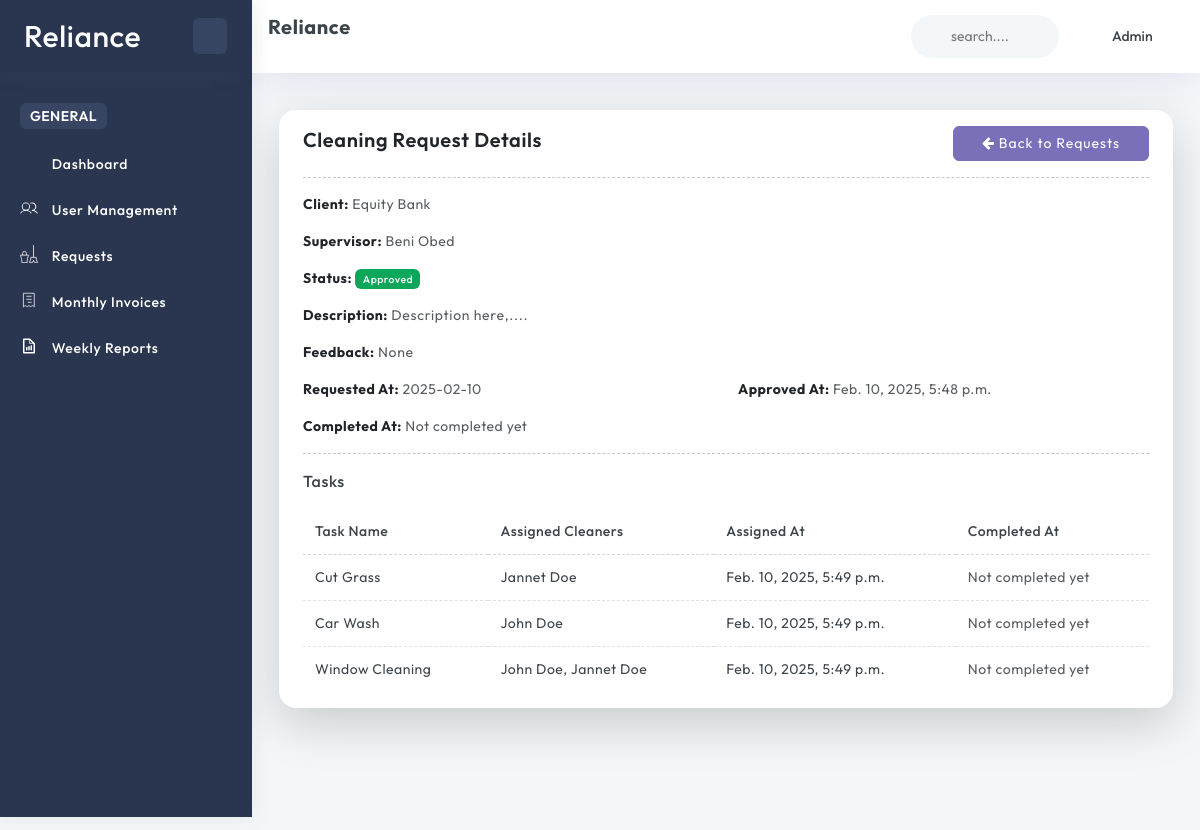
Screenshot of /cleanup-request/4/ (signed in) with the database file from the repository.
### account/models.py (models this page shows, shortened)
class User(AbstractBaseUser, PermissionsMixin):
    ROLE_CHOICES = (
        ('Admin', 'Admin'),
        ('Client', 'Client'),
        ('Supervisor', 'Supervisor'),
        ('Cleaner', 'Cleaner'),
    )
    GENDER_CHOICES = (
        ('Male', 'Male'),
        ('Female', 'Female'),
    )
    name = models.CharField(max_length=255)
    role = models.CharField(max_length=30, choices=ROLE_CHOICES)
    email = models.EmailField(unique=True, null=True, blank=True)
    phone_number = models.CharField(max_length=15, unique=True, null=True, blank=True)
    nid = models.CharField(max_length=15, unique=True, null=True, blank=True)
    dob = models.DateField(null=True, blank=True)
    profession = models.CharField(max_length=15, null=True, blank=True)
    image = ProcessedImageField(
        upload_to=user_image_path,
        processors=[ResizeToFill(720, 720)],
        format='JPEG',
        options={'quality': 90},
        null=True,
        blank=True,
    )
    gender = models.CharField(max_length=6, choices=GENDER_CHOICES, null=True, blank=True)
    slug = models.SlugField(unique=True, max_length=255, null=True, blank=True)
    address = models.TextField(null=True, blank=True)
    added_by = models.ForeignKey('self', on_delete=models.CASCADE, null=True, blank=True, related_name='added_users')
    is_active = models.BooleanField(default=True)
    is_staff = models.BooleanField(default=False)
    created_at = models.DateTimeField(default=timezone.now)
    updated_at = models.DateTimeField(auto_now=True)
    objects = CustomUserManager()
    USERNAME_FIELD = 'email'
    REQUIRED_FIELDS = ['name', 'role']

### home/models.py (models this page shows, shortened)
class CleanupRequest(models.Model):
    STATUS_CHOICES = [
        ('Pending', 'Pending'),
        ('Approved', 'Approved'),
        ('Rejected', 'Rejected'),
    ]
    client = models.ForeignKey(User, on_delete=models.CASCADE, related_name='cleanup_requests')
    supervisor = models.ForeignKey(User, on_delete=models.SET_NULL, null=True, blank=True, related_name='assigned_cleanup_requests')
    status = models.CharField(max_length=10, choices=STATUS_CHOICES, default='Pending')
    description = models.TextField()
    requested_at = models.CharField(max_length=40, null=True, blank=True)
    approved_at = models.DateTimeField(null=True, blank=True)
    completed_at = models.DateTimeField(null=True, blank=True)
    invoice = models.FileField(upload_to='invoices/', null=True, blank=True)
    feedback = models.TextField(null=True, blank=True)
    supervisor_report = models.FileField(upload_to='reports/', null=True, blank=True)
    added_by = models.ForeignKey(User, on_delete=models.CASCADE, related_name='requests_added', null=True, blank=True)
    modified_by = models.ForeignKey(User, on_delete=models.CASCADE, related_name='requests_modified', null=True, blank=True)
    delete_status = models.BooleanField(default=False)
    created_at = models.DateTimeField(default=timezone.now)
    updated_at = models.DateTimeField(auto_now=True)

class Task(models.Model):
    cleanup_request = models.ForeignKey(CleanupRequest, on_delete=models.CASCADE, related_name='tasks')
    name = models.CharField(max_length=255, null=True, blank=True)
    cleaners = models.ManyToManyField(User, related_name='tasks_assigned', blank=True)
    assigned_at = models.DateTimeField(null=True, blank=True)
    completed_at = models.DateTimeField(null=True, blank=True)
    added_by = models.ForeignKey(User, on_delete=models.CASCADE, related_name='tasks_added', null=True, blank=True)
    modified_by = models.ForeignKey(User, on_delete=models.CASCADE, related_name='tasks_modified', null=True, blank=True)
    delete_status = models.BooleanField(default=False)
    created_at = models.DateTimeField(default=timezone.now)
    updated_at = models.DateTimeField(auto_now=True)

### home/views.py (the view)
# urls.py: path('cleanup-request/<int:cleanup_request_id>/', viewCleanupRequest, name='viewCleanupRequest'),
@login_required
def viewCleanupRequest(request, cleanup_request_id):
    try:
        cleanupRequest = CleanupRequest.objects.select_related('client', 'supervisor').prefetch_related('tasks').get(id=cleanup_request_id, delete_status=False)
    except CleanupRequest.DoesNotExist:
        messages.error(request, "Cleanup request not found.")
        return redirect('cleanup:getCleanupRequests')
    if request.user.role == 'Client' and cleanupRequest.client != request.user:
        messages.error(request, "You are not authorized to view this cleanup request.")
        return redirect('base:dashboard')
    context = {
        'cleanupRequest': cleanupRequest,
        'tasks': cleanupRequest.tasks.all(),
        'logged_in_user': request.user
    }
    return render(request, 'cleanuprequest/show.html', context)

### templates/cleanuprequest/show.html (shortened to what this page needs)
{% extends 'layouts/app.html' %}
{% block content %}
<div class="container-fluid">
    <div class="row">
        <div class="col-sm-12">
            <div class="card shadow-lg mb-4">
                <div class="card-body">
                    <div class="d-flex justify-content-between align-items-center">
                        <h4 class="card-title">Cleaning Request Details</h4>
                        <a class="btn btn-primary" href="{% url 'base:getCleanupRequests' %}">
                            <i class="fa fa-arrow-left"></i> Back to Requests
                        </a>
                    </div>
                    <hr>
                    <div class="mb-3">
                        <strong>Client:</strong> <span class="text-muted">{{ cleanupRequest.client.name }}</span>
                    </div>
                    <div class="mb-3">
                        <strong>Supervisor:</strong>
                        {% if cleanupRequest.supervisor %}
                            <span class="text-muted">{{ cleanupRequest.supervisor.name }}</span>
                        {% else %}
                            <span class="text-muted text-danger">Not assigned yet</span>
                        {% endif %}
                    </div>
                    <div class="mb-3">
                        <strong>Status:</strong>
                        <span class="badge {% if cleanupRequest.status == 'Approved' %}bg-success{% elif cleanupRequest.status == 'Rejected' %}bg-danger{% else %}bg-warning{% endif %}">
                            {{ cleanupRequest.get_status_display }}
                        </span>
                    </div>
                    <div class="mb-3">
                        <strong>Description:</strong>
                        <p class="text-muted">{{ cleanupRequest.description }}</p>
                    </div>
                    <div class="mb-3">
                        <strong>Feedback:</strong>
                        <p class="text-muted">{{ cleanupRequest.feedback }}</p>
                    </div>
                    <div class="mb-3 row">
                        <div class="col-md-6">
                            <strong>Requested At:</strong>
                            <span class="text-muted">{{ cleanupRequest.requested_at }}</span>
                        </div>
                        <div class="col-md-6">
                            <strong>Approved At:</strong>
                            {% if cleanupRequest.approved_at %}
                                <span class="text-muted">{{ cleanupRequest.approved_at }}</span>
                            {% else %}
                                <span class="text-muted text-danger">Not approved yet</span>
                            {% endif %}
                        </div>
                    </div>
                    <div class="mb-3 row">
                        <div class="col-md-6">
                            <strong>Completed At:</strong>
                            {% if cleanupRequest.completed_at %}
                                <span class="text-muted">{{ cleanupRequest.completed_at }}</span>
                            {% else %}
                                <span class="text-muted text-danger">Not completed yet</span>
                            {% endif %}
                        </div>
                    </div>
                    <hr>
                    <h5 class="mb-3">Tasks</h5>
                    <table class="table table-hover">
                        <thead class="thead-dark">
                            <tr>
                                <th scope="col">Task Name</th>
                                <th scope="col">Assigned Cleaners</th>
                                <th scope="col">Assigned At</th>
                                <th scope="col">Completed At</th>
                            </tr>
                        </thead>
                        <tbody>
                            {% for task in tasks %}
                            <tr>
                                <td>{{ task.name }}</td>
                                <td>
                                    {% for cleaner in task.cleaners.all %}
                                        {{ cleaner.name }}{% if not forloop.last %}, {% endif %}
                                    {% endfor %}
                                </td>
                                <td>
                                    {% if task.assigned_at %}
                                        {{ task.assigned_at }}
                                    {% else %}
                                        <span class="text-muted">Not assigned yet</span>
                                    {% endif %}
                                </td>
                                <td>
                                    {% if task.completed_at %}
                                        {{ task.completed_at }}
                                    {% else %}
                                        <span class="text-muted">Not completed yet</span>
                                    {% endif %}
                                </td>
                            </tr>
                            {% endfor %}
                        </tbody>
                    </table>
                </div>
            </div>
        </div>
    </div>
</div>
{% endblock %}

### templates/inc/header.html (shortened to what this page needs)
{% load static %}
<div class="page-header row">
    <div class="col-4 col-xl-4 page-title">
        <h4 class="f-w-700">Reliance</h4>
    </div>
    <div class="header-wrapper col m-0">
        <div class="row">
            <div class="nav-right col-xxl-8 col-xl-6 col-md-7 col-8 pull-right right-header p-0 ms-auto">
                <ul class="nav-menus">
                    <li>
                        <div class="form-group w-100">
                            <div class="Typeahead Typeahead--twitterUsers">
                                <div class="u-posRelative d-flex align-items-center">
                                    <svg class="search-bg svg-color">
                                        <use href="{% static 'svg/icon-sprite.svg#search' %}"></use>
                                    </svg>
                                    <input class="demo-input py-0 Typeahead-input form-control-plaintext w-100" type="text" placeholder="search...." name="q" title="">
                                </div>
                            </div>
                        </div>
                    </li>
                    <li class="profile-nav onhover-dropdown px-0 py-0">
                        <div class="d-flex profile-media align-items-center">
                            <div class="flex-grow-1">
                                <span>
                                    {{ request.user.name }}
                                </span>
                            </div>
                        </div>
                    </li>
                </ul>
            </div>
        </div>
    </div>
</div>

### rows the page displays
User: user.name "Admin"
CleanupRequest: client.name "Equity Bank", supervisor.name "Beni Obed", status "Approved", description "Description here,....", feedback "None", requested_at "2025-02-10", approved_at "Feb. 10, 2025, 5:48 p.m."
Task: name "Cut Grass", assigned_at "Feb. 10, 2025, 5:49 p.m.", shows "Not completed yet"
User: name "Jannet Doe"
Task: name "Car Wash", assigned_at "Feb. 10, 2025, 5:49 p.m.", shows "Not completed yet"
User: name "John Doe"
Task: name "Window Cleaning", assigned_at "Feb. 10, 2025, 5:49 p.m.", shows "Not completed yet"
